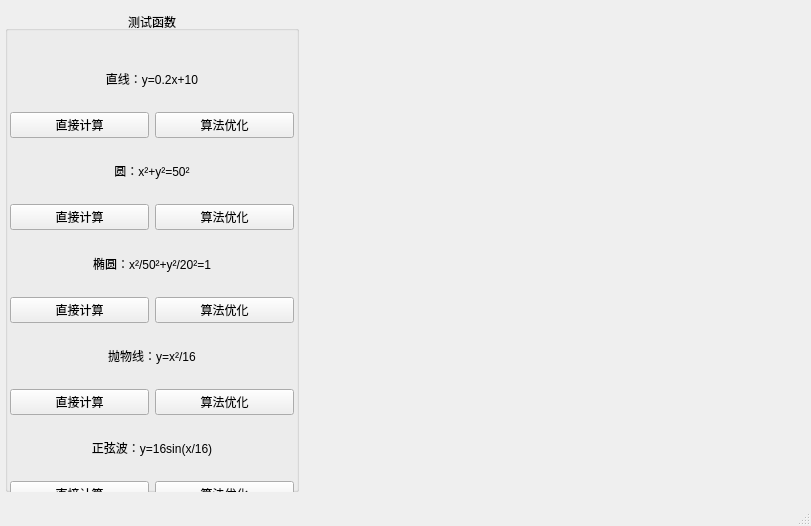
<?xml version="1.0" encoding="UTF-8"?>
<ui version="4.0">
 <class>MainWindow</class>
 <widget class="QMainWindow" name="MainWindow">
  <property name="geometry">
   <rect>
    <x>0</x>
    <y>0</y>
    <width>811</width>
    <height>526</height>
   </rect>
  </property>
  <property name="minimumSize">
   <size>
    <width>811</width>
    <height>526</height>
   </size>
  </property>
  <property name="maximumSize">
   <size>
    <width>811</width>
    <height>526</height>
   </size>
  </property>
  <property name="windowTitle">
   <string>Bresenham</string>
  </property>
  <property name="windowIcon">
   <iconset theme="show_table_column">
    <normaloff>.</normaloff>.</iconset>
  </property>
  <widget class="QWidget" name="centralWidget">
   <widget class="QWidget" name="horizontalLayoutWidget">
    <property name="geometry">
     <rect>
      <x>0</x>
      <y>0</y>
      <width>811</width>
      <height>503</height>
     </rect>
    </property>
    <layout class="QHBoxLayout" name="horizontalLayout">
     <property name="sizeConstraint">
      <enum>QLayout::SetDefaultConstraint</enum>
     </property>
     <property name="leftMargin">
      <number>5</number>
     </property>
     <property name="rightMargin">
      <number>5</number>
     </property>
     <item>
      <layout class="QVBoxLayout" name="verticalLayout">
       <item>
        <widget class="QGroupBox" name="groupBox">
         <property name="enabled">
          <bool>true</bool>
         </property>
         <property name="title">
          <string>测试函数</string>
         </property>
         <property name="alignment">
          <set>Qt::AlignCenter</set>
         </property>
         <widget class="QWidget" name="verticalLayoutWidget_2">
          <property name="geometry">
           <rect>
            <x>0</x>
            <y>30</y>
            <width>291</width>
            <height>471</height>
           </rect>
          </property>
          <layout class="QVBoxLayout" name="verticalLayout_2">
           <property name="leftMargin">
            <number>5</number>
           </property>
           <property name="rightMargin">
            <number>2</number>
           </property>
           <property name="bottomMargin">
            <number>5</number>
           </property>
           <item>
            <widget class="QLabel" name="label_line">
             <property name="layoutDirection">
              <enum>Qt::LeftToRight</enum>
             </property>
             <property name="frameShape">
              <enum>QFrame::NoFrame</enum>
             </property>
             <property name="text">
              <string>直线：y=0.2x+10</string>
             </property>
             <property name="alignment">
              <set>Qt::AlignCenter</set>
             </property>
            </widget>
           </item>
           <item>
            <layout class="QHBoxLayout" name="horizontalLayout_2">
             <item>
              <widget class="QPushButton" name="pushButton_line_1">
               <property name="text">
                <string>直接计算</string>
               </property>
              </widget>
             </item>
             <item>
              <widget class="QPushButton" name="pushButton_line_2">
               <property name="text">
                <string>算法优化</string>
               </property>
              </widget>
             </item>
            </layout>
           </item>
           <item>
            <widget class="QLabel" name="label_circle">
             <property name="text">
              <string>圆：x²+y²=50²</string>
             </property>
             <property name="alignment">
              <set>Qt::AlignCenter</set>
             </property>
            </widget>
           </item>
           <item>
            <layout class="QHBoxLayout" name="horizontalLayout_3">
             <item>
              <widget class="QPushButton" name="pushButton_circle_1">
               <property name="text">
                <string>直接计算</string>
               </property>
              </widget>
             </item>
             <item>
              <widget class="QPushButton" name="pushButton_circle_2">
               <property name="text">
                <string>算法优化</string>
               </property>
              </widget>
             </item>
            </layout>
           </item>
           <item>
            <widget class="QLabel" name="label_ellipse">
             <property name="text">
              <string>椭圆：x²/50²+y²/20²=1</string>
             </property>
             <property name="alignment">
              <set>Qt::AlignCenter</set>
             </property>
            </widget>
           </item>
           <item>
            <layout class="QHBoxLayout" name="horizontalLayout_4">
             <item>
              <widget class="QPushButton" name="pushButton_ellipse_1">
               <property name="text">
                <string>直接计算</string>
               </property>
              </widget>
             </item>
             <item>
              <widget class="QPushButton" name="pushButton_ellipse_2">
               <property name="text">
                <string>算法优化</string>
               </property>
              </widget>
             </item>
            </layout>
           </item>
           <item>
            <widget class="QLabel" name="label_parabola">
             <property name="text">
              <string>抛物线：y=x²/16</string>
             </property>
             <property name="alignment">
              <set>Qt::AlignCenter</set>
             </property>
            </widget>
           </item>
           <item>
            <layout class="QHBoxLayout" name="horizontalLayout_6">
             <item>
              <widget class="QPushButton" name="pushButton_parabola_1">
               <property name="text">
                <string>直接计算</string>
               </property>
              </widget>
             </item>
             <item>
              <widget class="QPushButton" name="pushButton_parabola_2">
               <property name="text">
                <string>算法优化</string>
               </property>
              </widget>
             </item>
            </layout>
           </item>
           <item>
            <widget class="QLabel" name="label_sin">
             <property name="text">
              <string>正弦波：y=16sin(x/16)</string>
             </property>
             <property name="alignment">
              <set>Qt::AlignCenter</set>
             </property>
            </widget>
           </item>
           <item>
            <layout class="QHBoxLayout" name="horizontalLayout_8">
             <item>
              <widget class="QPushButton" name="pushButton_sin_1">
               <property name="text">
                <string>直接计算</string>
               </property>
              </widget>
             </item>
             <item>
              <widget class="QPushButton" name="pushButton_sin_2">
               <property name="text">
                <string>算法优化</string>
               </property>
              </widget>
             </item>
            </layout>
           </item>
          </layout>
         </widget>
        </widget>
       </item>
      </layout>
     </item>
     <item>
      <widget class="Canvas" name="widget_canvas" native="true">
       <property name="minimumSize">
        <size>
         <width>501</width>
         <height>501</height>
        </size>
       </property>
       <property name="maximumSize">
        <size>
         <width>501</width>
         <height>501</height>
        </size>
       </property>
      </widget>
     </item>
    </layout>
   </widget>
  </widget>
  <widget class="QStatusBar" name="statusBar"/>
 </widget>
 <layoutdefault spacing="6" margin="11"/>
 <customwidgets>
  <customwidget>
   <class>Canvas</class>
   <extends>QWidget</extends>
   <header>canvas.h</header>
   <container>1</container>
  </customwidget>
 </customwidgets>
 <resources/>
 <connections/>
</ui>
